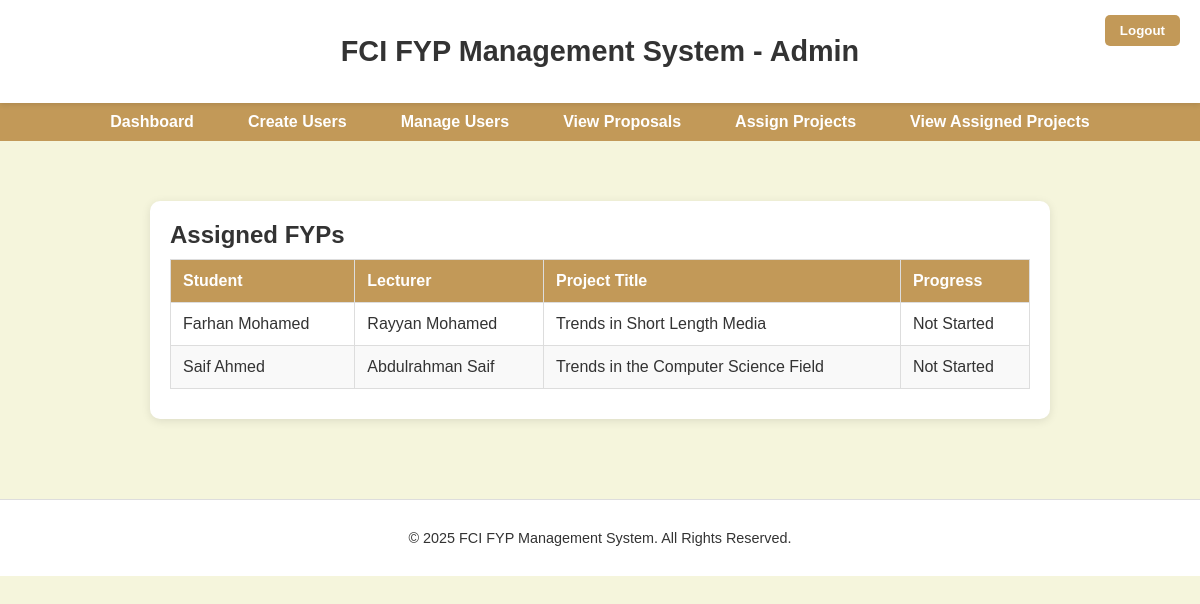
The page /admin/admin_view_assigned.php (signed in) on the database its author committed.
### tables this page shows
CREATE TABLE `assigned_fyp` (
  `assignmentid` int(10) NOT NULL,
  `studentid` int(10) NOT NULL,
  `lecturerid` int(10) NOT NULL,
  `proposalid` int(10) NOT NULL,
  `progress` varchar(255) NOT NULL
);

CREATE TABLE `student` (
  `studentid` int(10) NOT NULL,
  `firstName` varchar(100) NOT NULL,
  `lastName` varchar(100) NOT NULL,
  `email` varchar(100) NOT NULL,
  `password` varchar(100) NOT NULL
);

CREATE TABLE `lecturer` (
  `lecturerid` int(10) NOT NULL,
  `firstName` varchar(255) NOT NULL,
  `lastName` varchar(255) NOT NULL,
  `email` varchar(255) NOT NULL,
  `password` varchar(255) NOT NULL
);

CREATE TABLE `proposals` (
  `proposalid` int(10) NOT NULL,
  `lecturerid` int(10) NOT NULL,
  `title` varchar(255) NOT NULL,
  `description` varchar(255) NOT NULL,
  `status` enum('pending','approved','rejected') DEFAULT 'pending'
);

### admin/admin_view_assigned.php (the view, shortened to what this page needs)
<?php
$conn = OpenCon();
$assignedFYPs = $conn->query("SELECT assigned_fyp.assignmentid, student.firstName AS studentFirstName, student.lastName AS studentLastName, lecturer.firstName AS lecturerFirstName, lecturer.lastName AS lecturerLastName, proposals.title, assigned_fyp.progress FROM assigned_fyp JOIN student ON assigned_fyp.studentid = student.studentid JOIN lecturer ON assigned_fyp.lecturerid = lecturer.lecturerid JOIN proposals ON assigned_fyp.proposalid = proposals.proposalid");
?>
<!DOCTYPE html>
<html lang="en">
<head>
    <link rel="stylesheet" href="../css/styles.css">
</head>
<body>
    <header>
        <div class="container">
            <h1>FCI FYP Management System - Admin</h1>
            <button class="logout-button" onclick="window.location.href='../auth/admin_logout.php'">Logout</button>
        </div>
    </header>
    <nav>
        <ul>
        <li><a href="admin_homepage.php">Dashboard</a></li>
            <li><a href="admin_create_u.html">Create Users</a></li>
            <li><a href="admin_manage_u.php">Manage Users</a></li>
            <li><a href="admin_view_proposal.php">View Proposals</a></li>
            <li><a href="admin_assign_proj.php">Assign Projects</a></li>
            <li><a href="admin_view_assigned.php">View Assigned Projects</a></li>
        </ul>
    </nav>
    <section class="page">
        <div class="table-container">
            <h2>Assigned FYPs</h2>
            <table>
                <thead>
                    <tr>
                        <th>Student</th>
                        <th>Lecturer</th>
                        <th>Project Title</th>
                        <th>Progress</th>
                    </tr>
                </thead>
                <tbody>
                    <?php if ($assignedFYPs->num_rows > 0) { ?>
                        <?php while ($row = $assignedFYPs->fetch_assoc()) { ?>
                            <tr>
                                <td><?php echo htmlspecialchars($row['studentFirstName'] . ' ' . $row['studentLastName']); ?></td>
                                <td><?php echo htmlspecialchars($row['lecturerFirstName'] . ' ' . $row['lecturerLastName']); ?></td>
                                <td><?php echo htmlspecialchars($row['title']); ?></td>
                                <td><?php echo htmlspecialchars($row['progress']); ?></td>
                            </tr>
                        <?php } ?>
                    <?php } else { ?>
                        <tr><td colspan="4">No assigned FYPs found.</td></tr>
                    <?php } ?>
                </tbody>
            </table>
        </div>
    </section>
    <footer>
        <div class="container">
            <p>&copy; 2025 FCI FYP Management System. All Rights Reserved.</p>
        </div>
    </footer>
</body>
</html>

### css/styles.css (style rules this page uses)
* { margin: 0; padding: 0; box-sizing: border-box; }
body { font-family: Arial, sans-serif; margin: 0; padding: 0; background-color: #f5f5dc; color: #333; }
header { background-color: #ffffff; color: #333; padding: 15px 20px; position: relative; box-shadow: 0 2px 5px rgba(0, 0, 0, 0.1); text-align: center; }
header h1 { margin: 0; font-size: 1.8rem; }
.logout-button { position: absolute; top: 15px; right: 20px; background-color: #c29958; color: white; border: none; padding: 8px 15px; border-radius: 5px; font-weight: bold; cursor: pointer; transition: background-color 0.3s ease, transform 0.2s ease; }
.page { padding: 40px 20px; display: none; }
.container { max-width: 800px; margin: 0 auto; padding: 20px; }
a { color: #c29958; text-decoration: none; transition: color 0.3s ease-in-out; }
footer { background-color: #ffffff; text-align: center; padding: 10px; margin-top: 20px; color: #333; border-top: 1px solid #ddd; font-size: 0.9rem; }

### admin/admin_view_assigned.php (style rules this page uses)
.page { display: block !important; }
nav { background-color: #c29958; padding: 10px; text-align: center; }
nav ul { list-style: none; padding: 0; margin: 0; display: flex; justify-content: center; }
nav ul li { margin: 0 15px; }
nav ul li a { color: white; text-decoration: none; font-weight: bold; padding: 8px 12px; border-radius: 5px; transition: background-color 0.3s ease; }
.table-container { max-width: 900px; margin: 20px auto; padding: 20px; background: #fff; border-radius: 10px; box-shadow: 0 2px 10px rgba(0, 0, 0, 0.1); }
table { width: 100%; border-collapse: collapse; margin: 10px 0; }
th, td { text-align: left; padding: 12px; }
th { background-color: #c29958; color: white; font-weight: bold; }
tr:nth-child(even) { background-color: #f9f9f9; }
tr:nth-child(odd) { background-color: #fff; }
table, th, td { border: 1px solid #ddd; }

### rows shown on the page
assigned_fyp: studentid.lastName "Farhan Mohamed", lecturerid.lastName "Rayyan Mohamed", proposalid.title "Trends in Short Length Media", progress "Not Started"
assigned_fyp: studentid.lastName "Saif Ahmed", lecturerid.lastName "Abdulrahman Saif", proposalid.title "Trends in the Computer Science Field", progress "Not Started"
